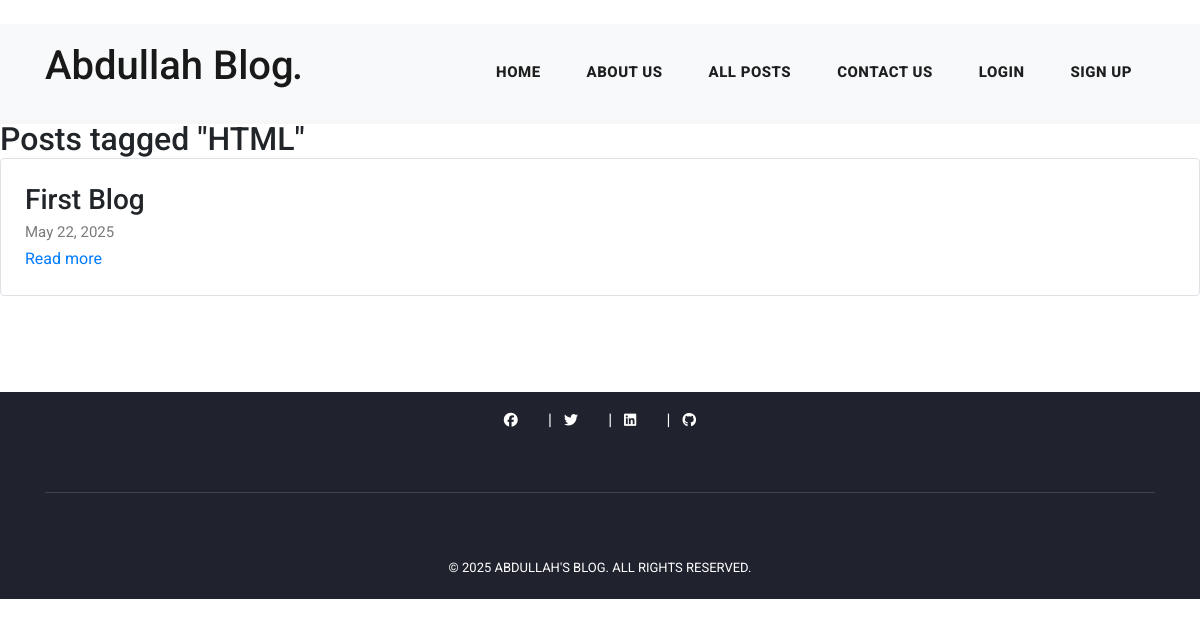
/tags/3/, run on the app's committed database.
### blog/models.py (models this page shows, shortened)
class Tag(models.Model):
    name = models.CharField(max_length=50, unique=True)
    class Meta:
        ordering = ['name']

class Post(models.Model):
    title = models.CharField(max_length=255)
    content = models.TextField()
    author = models.ForeignKey(User, on_delete=models.CASCADE)
    created_at = models.DateTimeField(auto_now_add=True)
    updated_at = models.DateTimeField(auto_now=True)
    category = models.ForeignKey(Category, on_delete=models.SET_NULL, null=True, blank=True)
    tags = models.ManyToManyField(Tag, blank=True)
    featured_image = models.ImageField(upload_to='posts/images/', blank=True, null=True)
    status = models.CharField(max_length=10, choices=[
        ('draft', 'Draft'),
        ('published', 'Published'),
    ], default='draft')
    meta_description = models.CharField(max_length=160, blank=True)
    class Meta:
        ordering = ['-created_at']
        indexes = [
            models.Index(fields=['-created_at']),
        ]

### blog/views.py (the view)
# urls.py: path('tags/<int:tag_id>/', views.tag_posts, name='tag_posts'),
def tag_posts(request, tag_id):
    tag = get_object_or_404(Tag, id=tag_id)
    posts = Post.objects.filter(
        tags=tag,
        status='published'
    ).select_related('author', 'category').order_by('-created_at')
    return render(request, 'blog/tag_posts.html', {
        'tag': tag,
        'posts': posts
    })

### blog/templates/blog/tag_posts.html
{% extends 'blog/base.html' %}
{% block content %}
<div class="max-w-4xl mx-auto mt-10">
  <h2 class="text-2xl font-bold mb-6">Posts tagged "{{ tag.name }}"</h2>
  {% for post in posts %}
    <div class="mb-5 p-4 border border-gray-200 rounded hover:shadow">
      <h3 class="text-xl font-semibold">{{ post.title }}</h3>
      <p class="text-sm text-gray-500">{{ post.created_at|date:"F j, Y" }}</p>
      <a href="{% url 'post_detail' post.id %}" class="text-blue-600 hover:underline mt-1 block">Read more</a>
    </div>
  {% empty %}
    <p>No posts found for this tag.</p>
  {% endfor %}
</div>
{% endblock %}

### static/assets/css/templatemo-stand-blog.css (style rules this page uses)
body { font-family: 'Roboto', sans-serif; overflow-x: hidden; text-rendering: optimizeLegibility; -webkit-font-smoothing: antialiased; -moz-osx-font-smoothing: grayscale; }
p { margin-bottom: 0px; font-size: 15px; font-weight: 400; color: #7a7a7a; line-height: 30px; }
a { text-decoration: none!important; }
h1,h2,h3,h4,h5,h6 { margin: 0px; }

### data on the page
Tag: name "HTML"
Post: title "First Blog", created_at "May 22, 2025"
